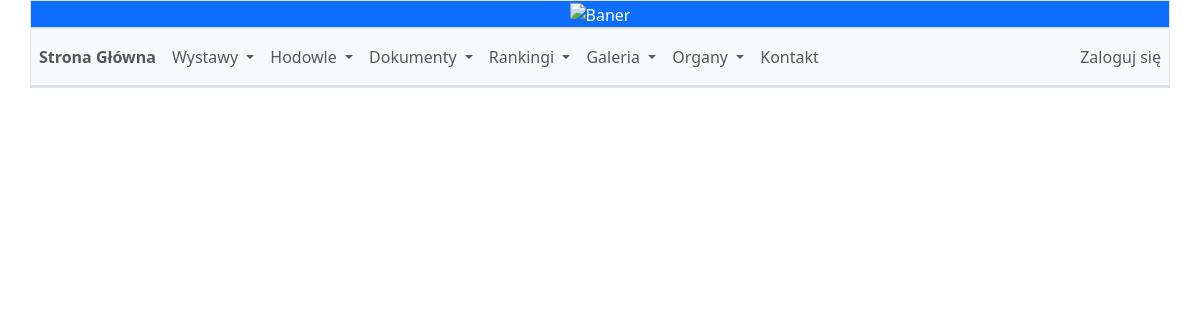
Before: / with the older database file.
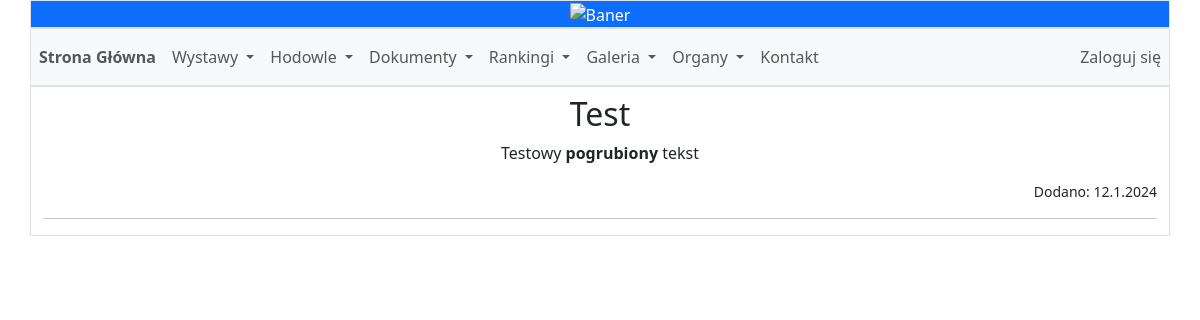
After: the same page with the newer database file.
### main_page/models.py (models this page shows, shortened)
class News(models.Model):
    title = models.CharField(max_length=200, blank=True, null=True)
    content = models.TextField()
    photo = models.ImageField(upload_to='news/', blank=True, null=True)
    creation_date = models.DateTimeField(auto_now_add=True)

### main_page/views.py (the view, shortened to what this page needs)
# urls.py: path('', views.main, name='Main'),
def main(request):
    if request.user.is_authenticated and 'logout' in request.path:
        messages.success(request, "Zostałeś wylogowany.")
        return redirect('logout')
    else:
        template = loader.get_template('main.html')
        news_list = News.objects.all().order_by('-creation_date')
        context = {'news_list': news_list}
        return HttpResponse(template.render(context, request))

### main_page/templates/main.html (shortened to what this page needs)
{% extends "base.html" %}
{% block content %}
{% for news in news_list %}
				<div class="news mt-2 text-center">
				{% if news.title != None %}
					<h2>{{ news.title }}</h2>
				{% endif %}
					<p>{{ news.content|safe }}</p>
					<p class="small" style="text-align: right;">Dodano: {{ news.creation_date|date:"j.n.Y" }}</p>
					<hr class="wp-block-separator">
				</div>
				{% endfor %}
{% endblock %}

Changed rows visible on the page:
added News: title "Test", content "Testowy pogrubiony tekst", creation_date "12.1.2024"
